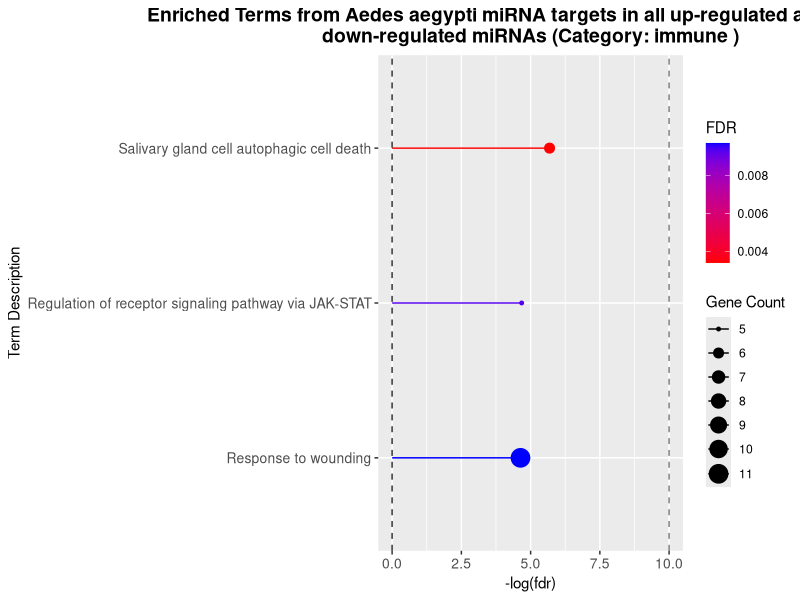
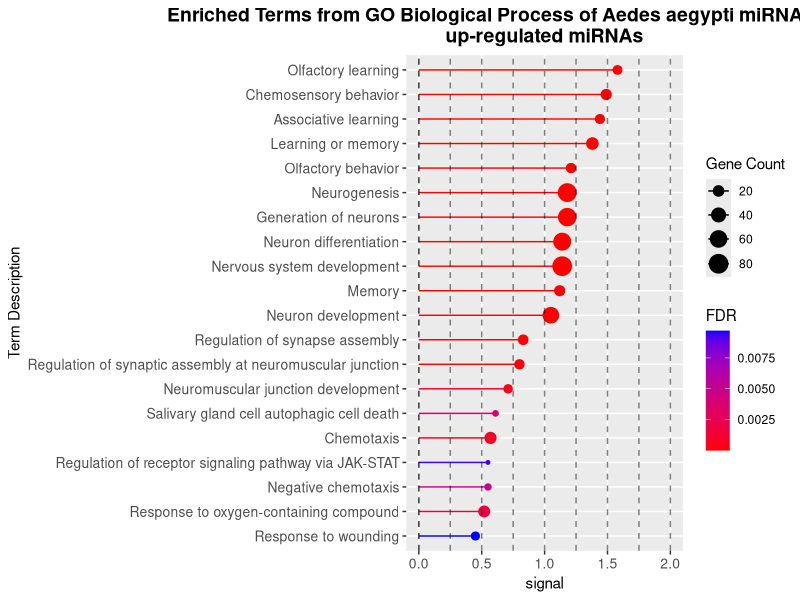
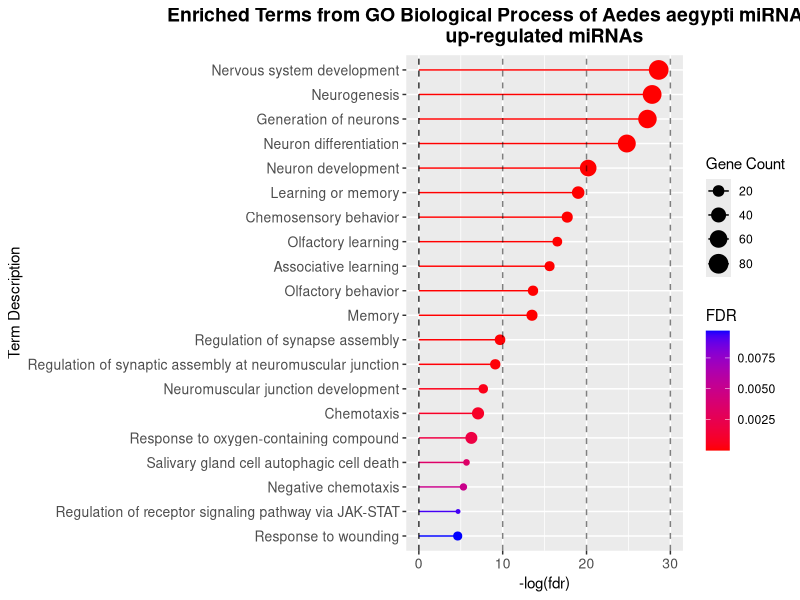
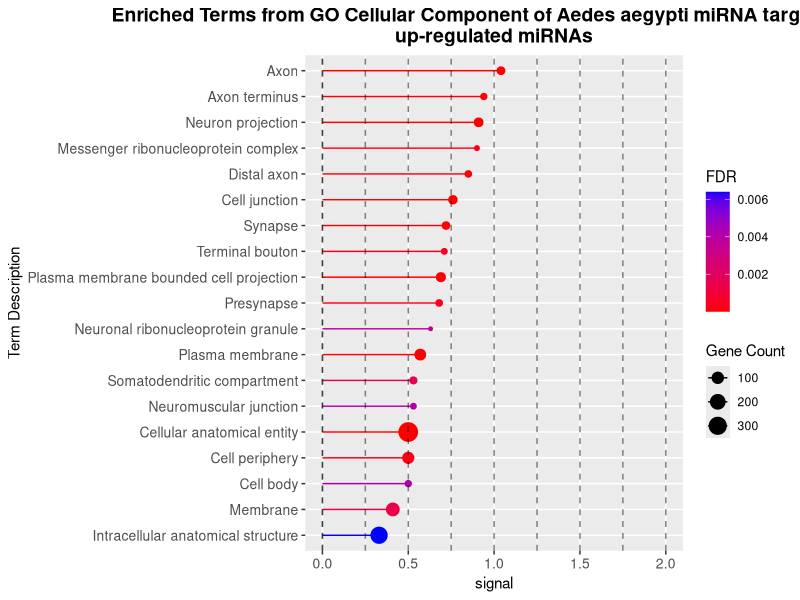
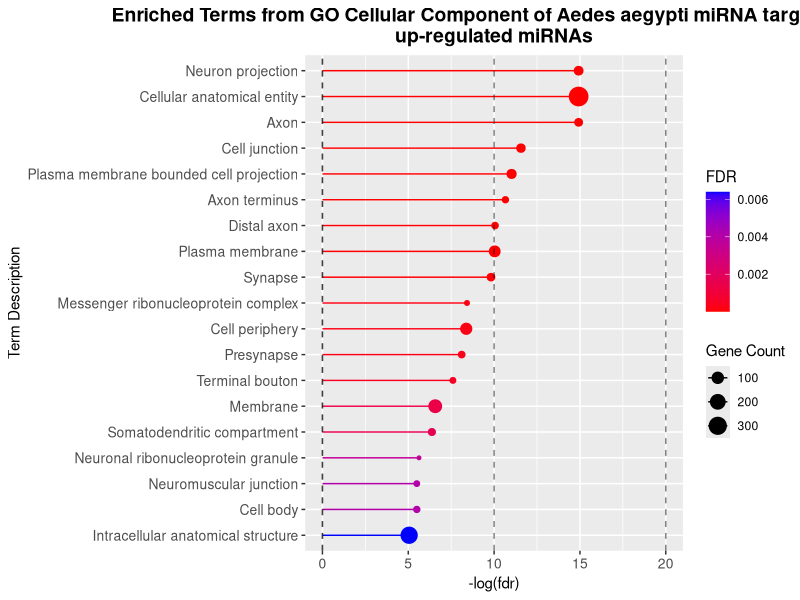
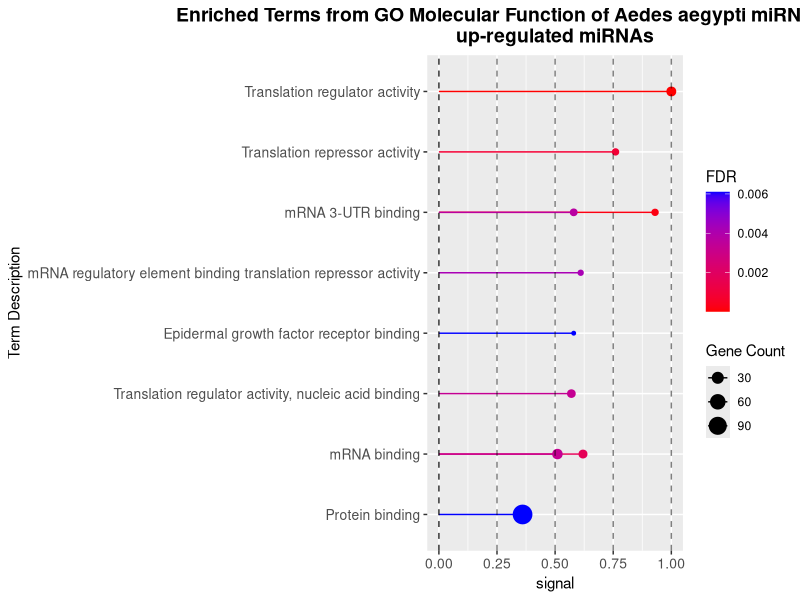
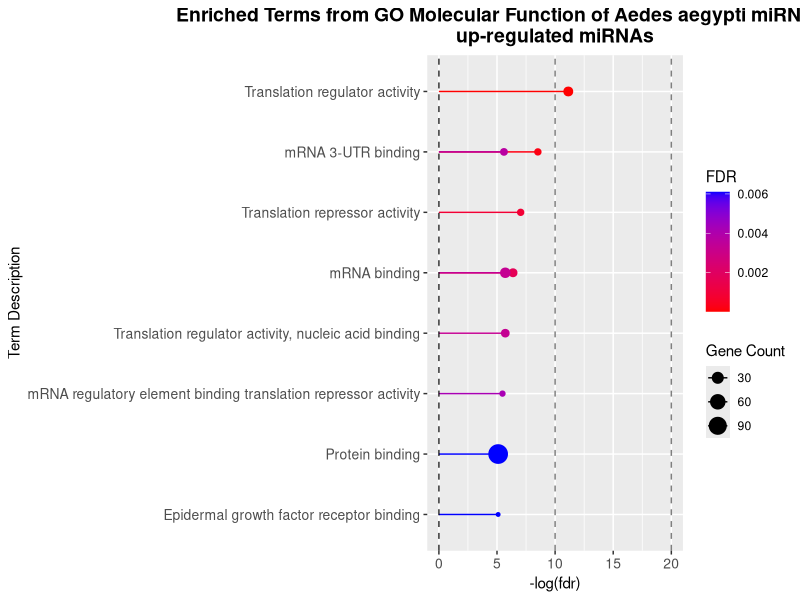
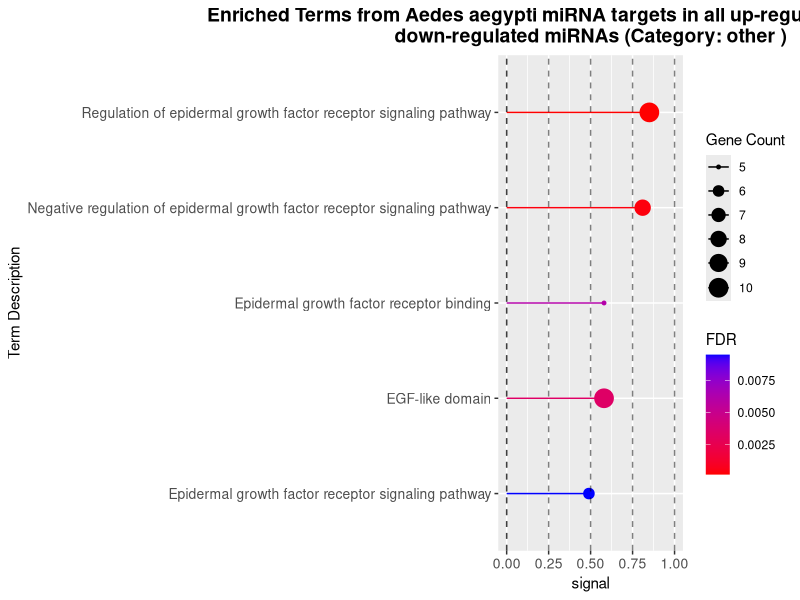

Here is the R script that generated these plots, in order: (Note: this script raises an error after producing the figures.)
# ~~~~~~ FOLD ENRICHMENT ~~~~~
# This script is made to create a dispersion graph of the fold enrichment (STRINGDB) of ALL Aedes aegypti and Aedes albopictus up-regulated miRNAs with targets.

# Source utils functions and import libraries
library(ggplot2)
library(dplyr)
library(stringr)

# ==== Load enrichment results ====
## Import .csv files
# All before filtering
all <- read.csv("results/04-heatmap/final_enrichment_all.csv")
per_mirna <- read.csv("results/04-heatmap/final_enrichment_per_mirna.csv")

# ==== Add -LogFDR column ======
per_mirna <- per_mirna |> mutate("-log(fdr)" = -log(false_discovery_rate))

all <- all |> mutate("-log(fdr)" = -log(false_discovery_rate))

# TODO: make the term description 50 characters max
# ==== Arrange data frame by fold_enrichment/signal =====
## STRING DB
# All
all <- all |>
  group_by(species) |>
  group_by(category_of_interest) |>
  arrange(desc(signal), .by_group = TRUE)

# per-mirna
per_mirna <- per_mirna |>
  group_by(species) |>
  group_by(category_of_interest) |>
  arrange(desc(signal), .by_group = TRUE)

# ==== Make Lolipop graphs ====
## Stringdb
# This is a function to plot from highest to lowest signal (arranged above). It colors by FDR values and the dot size is correlated to nº of observed gene count in each term
# Arrange from highest to lowest signal
# It works for both mosquito species.

create_enrichment_plot <- function(species_name, dataframe, dataset_name = NULL, x_variable, category_of_interest = NULL) {
  # inputs:
  # species_name = "Aedes aegypti" or "Aedes albopictus"
  # dataframe = "all" or "per_mirna",
  # dataset_name = "GO Biological Proces", "GO Cellular Component", "GO Molecular Function"; "Kegg", "Reactome", etc.
  # x_variable = "signal", -log(FDR)
  # category_of_interest = optional string value from category_of_interest column (default = NULL)

  # Filter the data first
  if (is.null(category_of_interest)) {
    # Filter first by species and dataset
    filtered_data <- dataframe |>
      filter(species == species_name, dataset == dataset_name) |>
      head(20) # Take up to top 20 after filtering

    # Create title without category filter
    plot_title <- paste("Enriched Terms from", dataset_name, "of", species_name, "miRNA targets in all up-regulated miRNAs")
  } else {
    # Filter by species, dataset, AND category_of_interest
    filtered_data <- dataframe |>
      filter(species == species_name, category_of_interest == !!category_of_interest)

    # Create title with category filter
    plot_title <- paste("Enriched Terms from", species_name, "miRNA targets in all up-regulated and common down-regulated miRNAs (Category:", category_of_interest, ")")
  }

  # Check if filtered_data has rows
  if (nrow(filtered_data) == 0) {
    stop("No data found for the specified filters")
  }

  # Create the lollipop plot
  p <- ggplot(
    data = filtered_data,
    aes(
      x = .data[[x_variable]],
      y = reorder(term_description, .data[[x_variable]]),
      color = false_discovery_rate,
      size = observed_gene_count
    )
  ) +
    # Add segments from x=0 to the points (lollipop sticks) - with same color mapping
    geom_segment(
      aes(
        x = 0, xend = .data[[x_variable]],
        y = reorder(term_description, .data[[x_variable]]),
        yend = reorder(term_description, .data[[x_variable]])
      ),
      linewidth = 0.5
    ) +
    # Add the points (lollipop heads)
    geom_point() +

    # Gradient color scale for FDR
    scale_color_gradient(low = "red", high = "blue", name = "FDR") +

    # Simplify theme without dynamic y-axis label colors
    ggtitle(stringr::str_wrap(plot_title)) +
    theme(
      axis.text.y = element_text(size = 10), # Smaller y-axis text
      axis.text.x = element_text(size = 10), # Smaller x-axis numbers
      plot.title = element_text(face = "bold", size = 14, hjust = 0.5),
      legend.position = "right"
    ) +
    labs(
      x = x_variable,
      y = "Term Description",
      size = "Gene Count"
    ) +
    # Add vertical line at x=0 for reference
    geom_vline(xintercept = 0, linetype = "dashed", alpha = 0.5)

  # Add vertical grid lines based on x_variable type
  if (x_variable == "signal") {
    x_range <- range(filtered_data[[x_variable]], na.rm = TRUE)
    x_seq <- seq(0, ceiling(x_range[2]), by = 0.25)
    p <- p + geom_vline(xintercept = x_seq, linetype = "dashed", alpha = 0.5, linewidth = 0.5)
  } else if (x_variable == "-log(fdr)") {
    # For -log(fdr): add lines every 10 units
    x_range <- range(filtered_data[[x_variable]], na.rm = TRUE)
    x_seq <- seq(0, ceiling(x_range[2] / 10) * 10, by = 10)
    p <- p + geom_vline(xintercept = x_seq, linetype = "dashed", alpha = 0.5, linewidth = 0.5)
  }

  # Return the plot
  return(p)
}

# ======== CREATE PLOTS ========
## Aedes aegypti
# See how many distinct datasets are there for Aedes aegypti only
all_aegypti <- all |>
  filter(species == "Aedes aegypti") |>
  distinct(dataset)
print(all_aegypti)

# All, Aedes aegypti, immune
create_enrichment_plot(
  species_name = "Aedes aegypti",
  dataframe = all,
  category_of_interest = "immune",
  x_variable = "-log(fdr)"
)

# All, Aedes aegypti, GO Biological Process, by signal
create_enrichment_plot(
  species_name = "Aedes aegypti",
  dataframe = all,
  dataset_name = "GO Biological Process",
  x_variable = "signal"
)
# All, Aedes aegypti, GO Biological Process, by -logFDR
create_enrichment_plot(
  species_name = "Aedes aegypti",
  dataframe = all,
  dataset_name = "GO Biological Process",
  x_variable = "-log(fdr)"
)

# All, Aedes aegypti, GO Cellular Component, by signal
create_enrichment_plot(
  species_name = "Aedes aegypti",
  dataframe = all,
  dataset_name = "GO Cellular Component",
  x_variable = "signal"
)

# All, Aedes aegypti, GO Cellular Component, by -logFDR
create_enrichment_plot(
  species_name = "Aedes aegypti",
  dataframe = all,
  dataset_name = "GO Cellular Component",
  x_variable = "-log(fdr)"
)

# All, Aedes aegypti, GO Molecular Function, by signal
create_enrichment_plot(
  species_name = "Aedes aegypti",
  dataframe = all,
  dataset_name = "GO Molecular Function",
  x_variable = "signal"
)

# All, Aedes aegypti, GO Molecular Function, by -logFDR
create_enrichment_plot(
  species_name = "Aedes aegypti",
  dataframe = all,
  dataset_name = "GO Molecular Function",
  x_variable = "-log(fdr)"
)

# All, Aedes aegypti, by signal, other
create_enrichment_plot(
  species_name = "Aedes aegypti",
  dataframe = all,
  x_variable = "signal",
  category_of_interest = "other"
)

# All, Aedes aegypti, by -log(fdr), other
create_enrichment_plot(
  species_name = "Aedes aegypti",
  dataframe = all,
  x_variable = "-log(fdr)",
  category_of_interest = "other"
)

## Aedes albopictus
# See how many distinct datasets are there for Aedes albopictus only
all_albopictus <- all |>
  filter(species == "Aedes albopictus") |>
  distinct(dataset)
print(all_albopictus)

# All, Aedes albopictus, Local Network Cluster String, by signal
create_enrichment_plot(
  species_name = "Aedes albopictus",
  dataframe = all,
  dataset_name = "Local Network Cluster String",
  x_variable = "signal"
)

# All, Aedes albopictus, Local Network Cluster String, by -logFDR
create_enrichment_plot(
  species_name = "Aedes albopictus",
  dataframe = all,
  dataset_name = "Local Network Cluster String",
  x_variable = "-log(fdr)"
)

# All, Aedes albopictus, Subcellular Location, by signal
create_enrichment_plot(
  species_name = "Aedes albopictus",
  dataframe = all,
  dataset_name = "Subcellular Location",
  x_variable = "signal"
)

# All, Aedes albopictus, Subcellular Location, by -logFDR
create_enrichment_plot(
  species_name = "Aedes albopictus",
  dataframe = all,
  dataset_name = "Subcellular Location",
  x_variable = "-log(fdr)"
)
